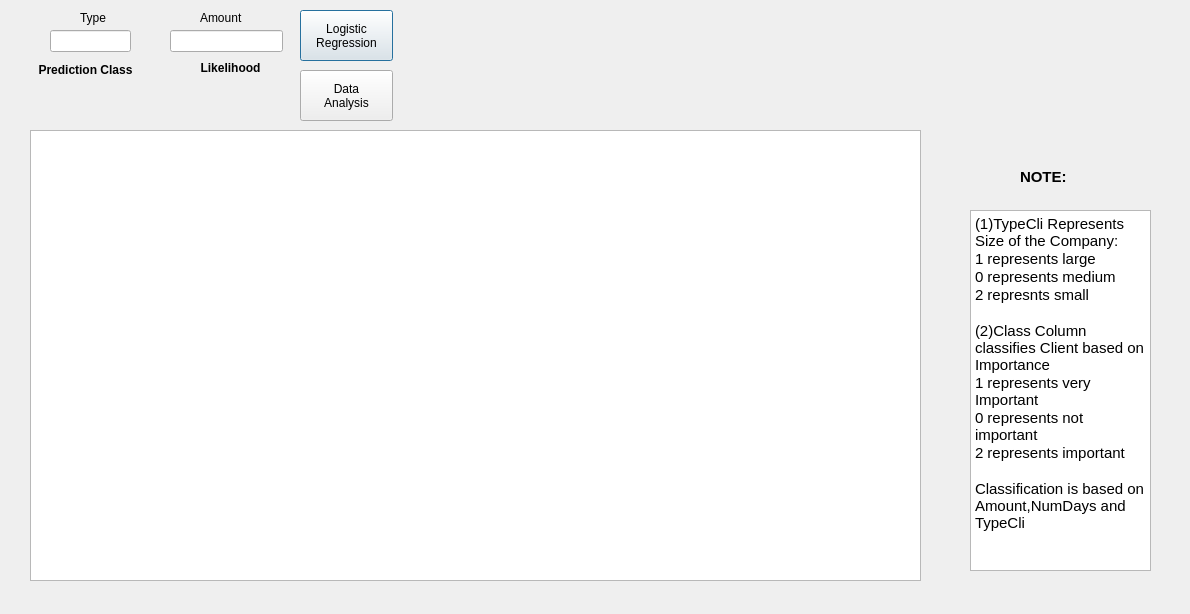
<?xml version="1.0" encoding="UTF-8"?>
<ui version="4.0">
 <class>LogisticR</class>
 <widget class="QDialog" name="LogisticR">
  <property name="geometry">
   <rect>
    <x>0</x>
    <y>0</y>
    <width>1190</width>
    <height>614</height>
   </rect>
  </property>
  <property name="windowTitle">
   <string>Surgimedical S.A.C.-Logistic Regression</string>
  </property>
  <property name="windowIcon">
   <iconset>
    <normaloff>../Pics/Electronics.ico</normaloff>../Pics/Electronics.ico</iconset>
  </property>
  <widget class="QTableWidget" name="dgvLR">
   <property name="geometry">
    <rect>
     <x>30</x>
     <y>130</y>
     <width>891</width>
     <height>451</height>
    </rect>
   </property>
  </widget>
  <widget class="QLabel" name="lblcr">
   <property name="geometry">
    <rect>
     <x>720</x>
     <y>20</y>
     <width>401</width>
     <height>91</height>
    </rect>
   </property>
   <property name="text">
    <string/>
   </property>
  </widget>
  <widget class="QPushButton" name="btnlr">
   <property name="geometry">
    <rect>
     <x>300</x>
     <y>10</y>
     <width>93</width>
     <height>51</height>
    </rect>
   </property>
   <property name="text">
    <string>Logistic
Regression</string>
   </property>
  </widget>
  <widget class="QLabel" name="lbltab">
   <property name="geometry">
    <rect>
     <x>520</x>
     <y>20</y>
     <width>211</width>
     <height>91</height>
    </rect>
   </property>
   <property name="text">
    <string/>
   </property>
  </widget>
  <widget class="QLabel" name="label_2">
   <property name="geometry">
    <rect>
     <x>80</x>
     <y>10</y>
     <width>55</width>
     <height>16</height>
    </rect>
   </property>
   <property name="text">
    <string>Type</string>
   </property>
  </widget>
  <widget class="QLabel" name="label_3">
   <property name="geometry">
    <rect>
     <x>200</x>
     <y>10</y>
     <width>55</width>
     <height>16</height>
    </rect>
   </property>
   <property name="text">
    <string>Amount</string>
   </property>
  </widget>
  <widget class="QLineEdit" name="txttype">
   <property name="geometry">
    <rect>
     <x>50</x>
     <y>30</y>
     <width>81</width>
     <height>22</height>
    </rect>
   </property>
  </widget>
  <widget class="QLineEdit" name="txtamount">
   <property name="geometry">
    <rect>
     <x>170</x>
     <y>30</y>
     <width>113</width>
     <height>22</height>
    </rect>
   </property>
  </widget>
  <widget class="QLabel" name="label_4">
   <property name="geometry">
    <rect>
     <x>30</x>
     <y>60</y>
     <width>111</width>
     <height>20</height>
    </rect>
   </property>
   <property name="font">
    <font>
     <weight>75</weight>
     <bold>true</bold>
    </font>
   </property>
   <property name="text">
    <string>Prediction Class</string>
   </property>
   <property name="alignment">
    <set>Qt::AlignCenter</set>
   </property>
  </widget>
  <widget class="QLabel" name="label">
   <property name="geometry">
    <rect>
     <x>190</x>
     <y>60</y>
     <width>81</width>
     <height>16</height>
    </rect>
   </property>
   <property name="font">
    <font>
     <weight>75</weight>
     <bold>true</bold>
    </font>
   </property>
   <property name="text">
    <string>Likelihood</string>
   </property>
   <property name="alignment">
    <set>Qt::AlignCenter</set>
   </property>
  </widget>
  <widget class="QLabel" name="lblclass">
   <property name="geometry">
    <rect>
     <x>60</x>
     <y>80</y>
     <width>55</width>
     <height>21</height>
    </rect>
   </property>
   <property name="text">
    <string/>
   </property>
  </widget>
  <widget class="QLabel" name="lblprob">
   <property name="geometry">
    <rect>
     <x>170</x>
     <y>80</y>
     <width>131</width>
     <height>20</height>
    </rect>
   </property>
   <property name="text">
    <string/>
   </property>
  </widget>
  <widget class="QPushButton" name="btndata">
   <property name="geometry">
    <rect>
     <x>300</x>
     <y>70</y>
     <width>93</width>
     <height>51</height>
    </rect>
   </property>
   <property name="text">
    <string>Data
Analysis</string>
   </property>
  </widget>
  <widget class="QLabel" name="label_5">
   <property name="geometry">
    <rect>
     <x>960</x>
     <y>190</y>
     <width>47</width>
     <height>191</height>
    </rect>
   </property>
   <property name="text">
    <string/>
   </property>
  </widget>
  <widget class="QPlainTextEdit" name="plainTextEdit">
   <property name="geometry">
    <rect>
     <x>970</x>
     <y>210</y>
     <width>181</width>
     <height>361</height>
    </rect>
   </property>
   <property name="font">
    <font>
     <pointsize>11</pointsize>
    </font>
   </property>
   <property name="plainText">
    <string>(1)TypeCli Represents Size of the Company:
1 represents large
0 represents medium
2 represnts small

(2)Class Column classifies Client based on Importance
1 represents very Important
0 represents not important
2 represents important

Classification is based on Amount,NumDays and TypeCli	</string>
   </property>
   <property name="overwriteMode">
    <bool>true</bool>
   </property>
  </widget>
  <widget class="QLabel" name="label_6">
   <property name="geometry">
    <rect>
     <x>1020</x>
     <y>170</y>
     <width>47</width>
     <height>13</height>
    </rect>
   </property>
   <property name="font">
    <font>
     <pointsize>11</pointsize>
     <weight>75</weight>
     <bold>true</bold>
    </font>
   </property>
   <property name="text">
    <string>NOTE:</string>
   </property>
  </widget>
 </widget>
 <resources/>
 <connections/>
</ui>
